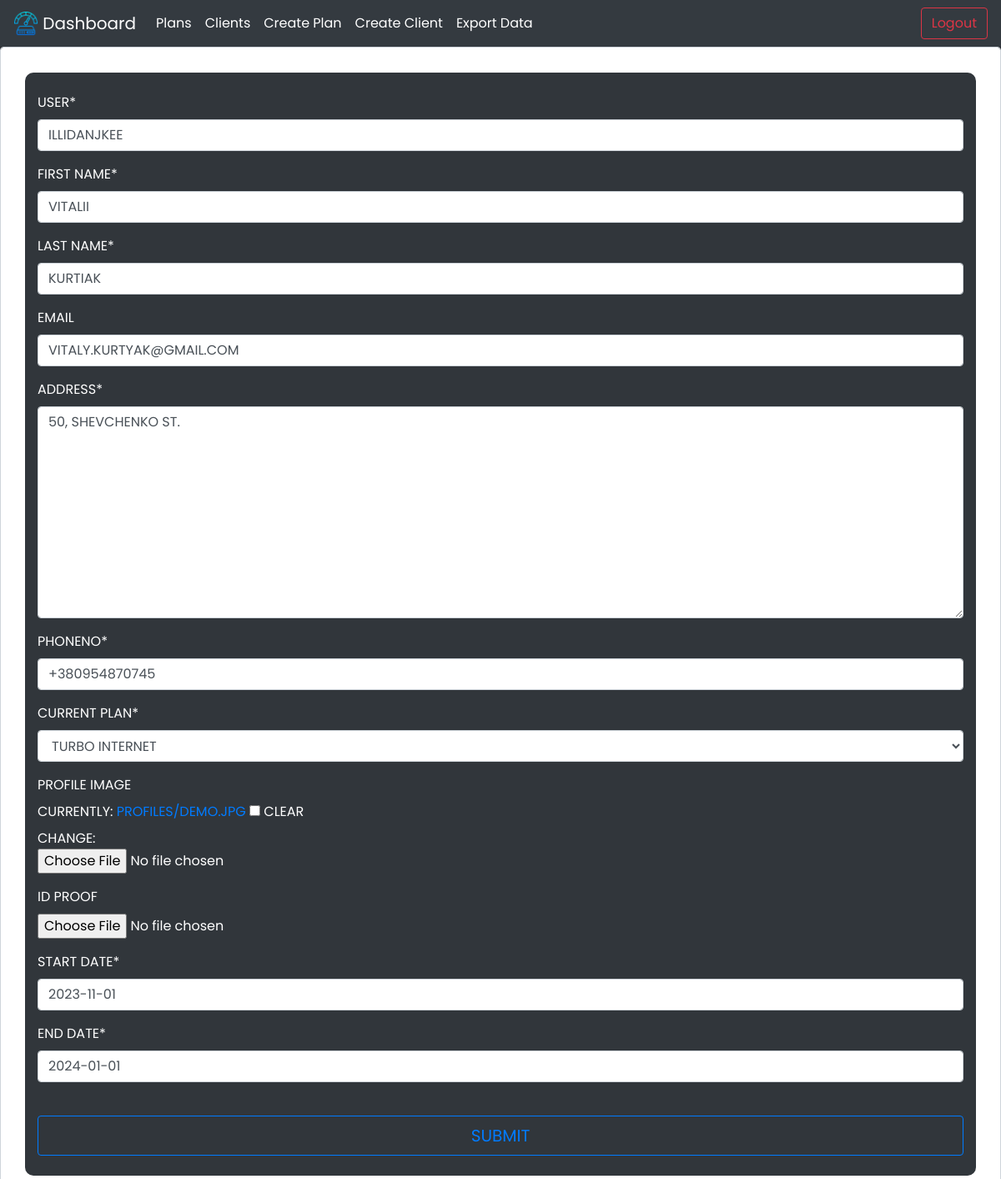
The app's page /illidanjkee/ (signed in), older data.
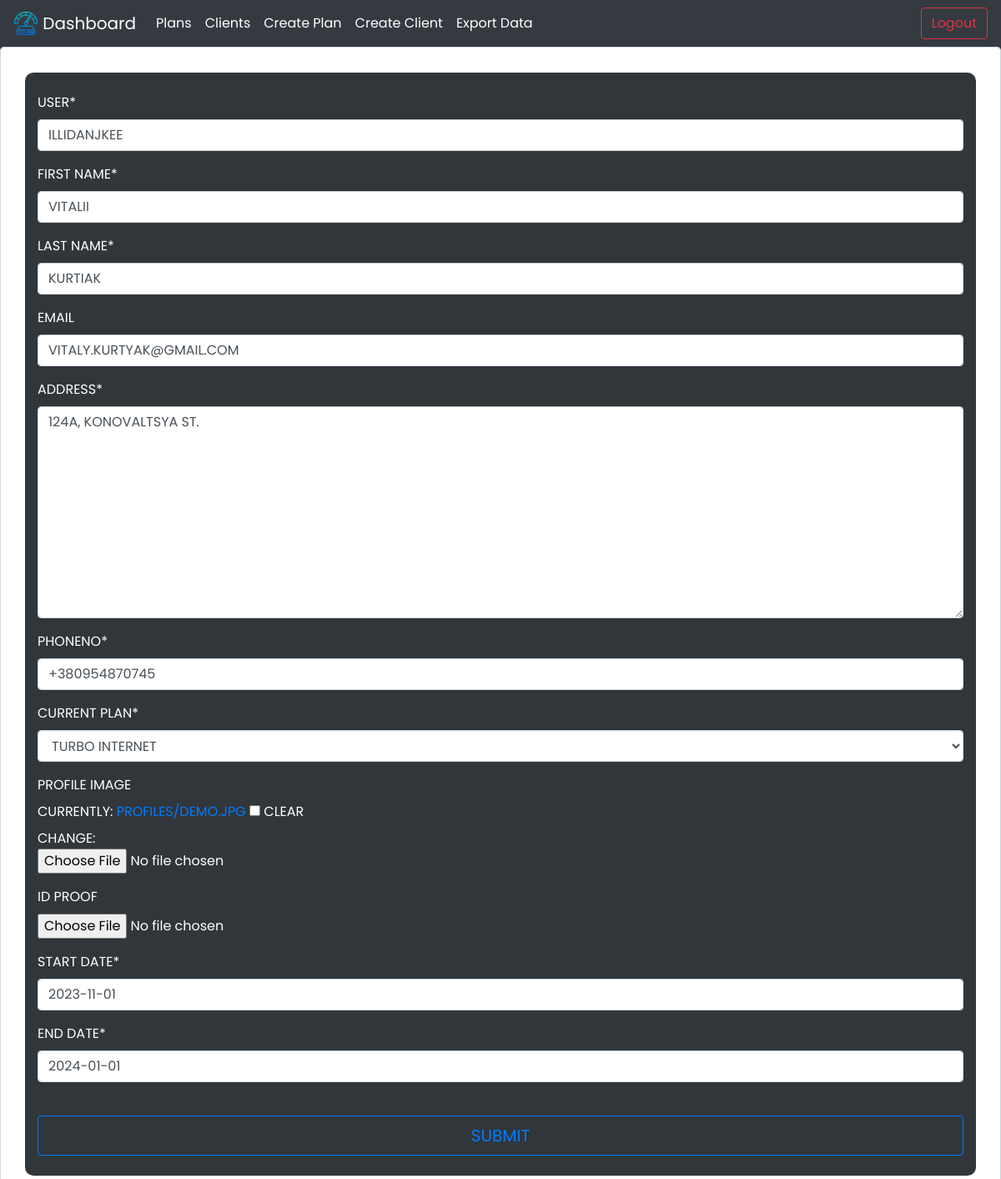
The same page, newer data.
### plan/models.py (models this page shows)
class Userprofile(models.Model):
    user = models.CharField(max_length=200,unique=True)
    first_name = models.CharField(max_length=20)
    last_name = models.CharField(max_length=20)
    email=models.EmailField(max_length=200,blank=True,null=True)
    address = models.TextField()
    profile_image=models.ImageField(blank=True,null=True, default='images/demo.jpg', upload_to='profiles')
    phoneno = PhoneNumberField(null=False, blank=False, unique=True , default='+38')
    id_proof = models.FileField(upload_to='id_proof', blank=True, null=True, )
    current_plan = models.ForeignKey(Plan, on_delete=models.CASCADE, default='')
    start_date = models.DateField(null=True)
    end_date = models.DateField(null=True)

### plan/views.py (the view)
# urls.py: path('<str:pk>/',views.edit_user,name="updateuser"),
@login_required(login_url="login")
def edit_user(request, pk):
    try:
        user = Userprofile.objects.get(user=pk)
        form = clientform(instance=user)
        if request.method == 'POST':
            form = clientform(request.POST, request.FILES, instance=user)
            if form.is_valid():
                form.save()
            messages.info(request, 'User updated successfully')
            return redirect('/users')
    except:
        print("somthing went wrong")
    return render(request, 'update-user.html', {'form': form})

### plan/forms.py
class  clientform(forms.ModelForm):
    class Meta:
        model = Userprofile
        fields ='__all__'

### plan/models.py (called while the page is built)
    def __str__(self):
        return str(self.plan_name)

### plan/templates/update-user.html (shortened to what this page needs)
{% extends 'main.html' %}
{% block content%}
{% load crispy_forms_tags %}
<div class="form-control">
    <div class="container mt-4 pt-4 mb-4">
        <form method="post" enctype="multipart/form-data">
            {{form.user|as_crispy_field}}
            {{form.first_name|as_crispy_field}}
            {{form.last_name|as_crispy_field}}
            {{form.email|as_crispy_field}}
            {{form.address|as_crispy_field}}
            {{form.phoneno|as_crispy_field}}
            {{form.current_plan|as_crispy_field}}
            {{form.profile_image|as_crispy_field}}
            <a data-toggle="tooltip" title="only upload image and pdf format">{{form.id_proof|as_crispy_field}}</a>
            {{form.start_date|as_crispy_field}}
            {{form.end_date|as_crispy_field}}
                <br>
                <div class="d-grid gap-2 d-md-block">
              <button type="submit" class="btn btn-outline-primary btn-lg mb-4 rounded form-control">Submit</button>
              </div>
            </form>
        </div>
    </div>
{% endblock%}

Row changes from the older to the newer data that the page shows:
changed Userprofile "illidanjkee": address "50, shevchenko st." → "124a, konovaltsya st."
